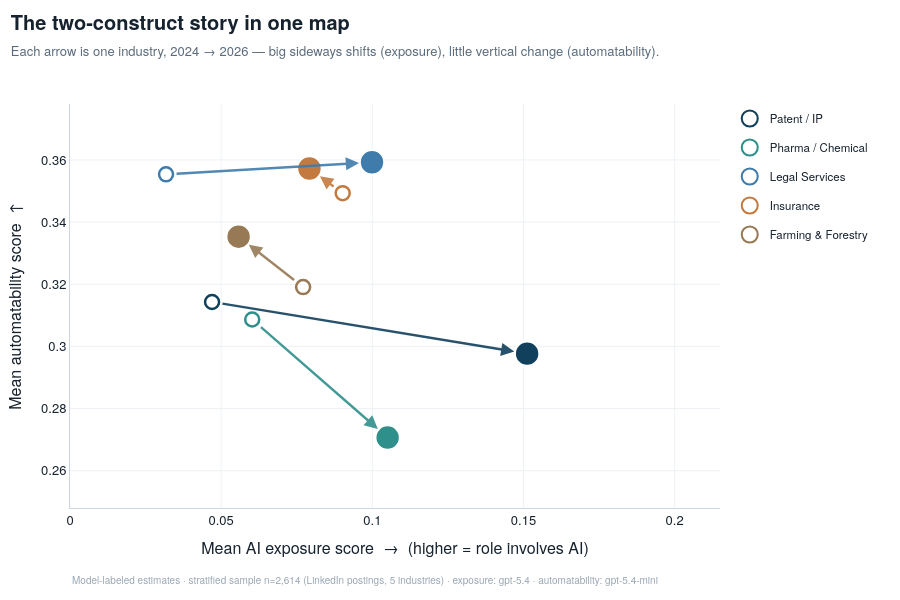

Write notebook code for a chart like this one.
### Markdown cell above
### B1 · Movement map (interactive)

### Code cell
fig=go.Figure()
for key in ORDER:
    x24,y24=piv_exp.loc[key,2024],piv_auto.loc[key,2024]
    x26,y26=piv_exp.loc[key,2026],piv_auto.loc[key,2026]
    c=IND_COLOR[key]
    fig.add_trace(go.Scatter(
        x=[x24,x26], y=[y24,y26], mode="markers", name=LABEL[key], legendgroup=key,
        marker=dict(size=[14,24], color=c, symbol=["circle-open","circle"],
                    line=dict(width=[2.5,1.6], color="white"), opacity=1),
        text=[LABEL[key],LABEL[key]], customdata=[[2024],[2026]],
        hovertemplate="<b>%{text}</b><br>Year %{customdata[0]}<br>"
                      "AI exposure: %{x:.3f}<br>Automatability: %{y:.3f}<extra></extra>"))
    fig.add_annotation(x=x26,y=y26, ax=x24,ay=y24, xref="x",yref="y",axref="x",ayref="y",
                       showarrow=True, arrowhead=2, arrowsize=1.1, arrowwidth=2.4,
                       arrowcolor=c, opacity=0.9, standoff=13, startstandoff=7)
# right-side legend + footer pushed down so neither collides with the other
base(fig,"The two-construct story in one map",
     "Each arrow is one industry, 2024 → 2026 — big sideways shifts (exposure), little vertical change (automatability).",
     h=600, t=104, b=92, r=180, foot_y=-0.20)
fig.update_xaxes(title="Mean AI exposure score  →  (higher = role involves AI)", range=[0,0.215])
fig.update_yaxes(title="Mean automatability score  ↑", range=[0.248,0.378])
fig.update_layout(legend=RIGHT_LEGEND)
export(fig,"fig09_movement_map.html")
fig

### Figure 1 — Plotly figure (JSON) as saved in the notebook; plotly's stock layout.template omitted (floating-point values rounded to 4 significant figures)
{"data": [{"customdata": [[2024], [2026]], "hovertemplate": "<b>%{text}</b><br>Year %{customdata[0]}<br>AI exposure: %{x:.3f}<br>Automatability: %{y:.3f}<extra></extra>", "legendgroup": "patent_ip", "marker": {"color": "#11405c", "line": {"color": "white", "width": [2.5, 1.6]}, "opacity": 1, "size": [14, 24], "symbol": ["circle-open", "circle"]}, "mode": "markers", "name": "Patent / IP", "text": ["Patent / IP", "Patent / IP"], "type": "scatter", "x": [0.04699, 0.1512], "y": [0.3143, 0.2977]}, {"customdata": [[2024], [2026]], "hovertemplate": "<b>%{text}</b><br>Year %{customdata[0]}<br>AI exposure: %{x:.3f}<br>Automatability: %{y:.3f}<extra></extra>", "legendgroup": "pharma_chem", "marker": {"color": "#2f8f8a", "line": {"color": "white", "width": [2.5, 1.6]}, "opacity": 1, "size": [14, 24], "symbol": ["circle-open", "circle"]}, "mode": "markers", "name": "Pharma / Chemical", "text": ["Pharma / Chemical", "Pharma / Chemical"], "type": "scatter", "x": [0.06027, 0.1051], "y": [0.3087, 0.2707]}, {"customdata": [[2024], [2026]], "hovertemplate": "<b>%{text}</b><br>Year %{customdata[0]}<br>AI exposure: %{x:.3f}<br>Automatability: %{y:.3f}<extra></extra>", "legendgroup": "legal_services", "marker": {"color": "#3f7cac", "line": {"color": "white", "width": [2.5, 1.6]}, "opacity": 1, "size": [14, 24], "symbol": ["circle-open", "circle"]}, "mode": "markers", "name": "Legal Services", "text": ["Legal Services", "Legal Services"], "type": "scatter", "x": [0.03177, 0.0999], "y": [0.3554, 0.3593]}, {"customdata": [[2024], [2026]], "hovertemplate": "<b>%{text}</b><br>Year %{customdata[0]}<br>AI exposure: %{x:.3f}<br>Automatability: %{y:.3f}<extra></extra>", "legendgroup": "insurance", "marker": {"color": "#c47a3f", "line": {"color": "white", "width": [2.5, 1.6]}, "opacity": 1, "size": [14, 24], "symbol": ["circle-open", "circle"]}, "mode": "markers", "name": "Insurance", "text": ["Insurance", "Insurance"], "type": "scatter", "x": [0.0902, 0.0792], "y": [0.3493, 0.3572]}, {"customdata": [[2024], [2026]], "hovertemplate": "<b>%{text}</b><br>Year %{customdata[0]}<br>AI exposure: %{x:.3f}<br>Automatability: %{y:.3f}<extra></extra>", "legendgroup": "farming_forestry", "marker": {"color": "#977a55", "line": {"color": "white", "width": [2.5, 1.6]}, "opacity": 1, "size": [14, 24], "symbol": ["circle-open", "circle"]}, "mode": "markers", "name": "Farming & Forestry", "text": ["Farming & Forestry", "Farming & Forestry"], "type": "scatter", "x": [0.07711, 0.05577], "y": [0.3191, 0.3353]}], "layout": {"annotations": [{"arrowcolor": "#11405c", "arrowhead": 2, "arrowsize": 1.1, "arrowwidth": 2.4, "ax": 0.04699, "axref": "x", "ay": 0.3143, "ayref": "y", "opacity": 0.9, "showarrow": true, "standoff": 13, "startstandoff": 7, "x": 0.1512, "xref": "x", "y": 0.2977, "yref": "y"}, {"arrowcolor": "#2f8f8a", "arrowhead": 2, "arrowsize": 1.1, "arrowwidth": 2.4, "ax": 0.06027, "axref": "x", "ay": 0.3087, "ayref": "y", "opacity": 0.9, "showarrow": true, "standoff": 13, "startstandoff": 7, "x": 0.1051, "xref": "x", "y": 0.2707, "yref": "y"}, {"arrowcolor": "#3f7cac", "arrowhead": 2, "arrowsize": 1.1, "arrowwidth": 2.4, "ax": 0.03177, "axref": "x", "ay": 0.3554, "ayref": "y", "opacity": 0.9, "showarrow": true, "standoff": 13, "startstandoff": 7, "x": 0.0999, "xref": "x", "y": 0.3593, "yref": "y"}, {"arrowcolor": "#c47a3f", "arrowhead": 2, "arrowsize": 1.1, "arrowwidth": 2.4, "ax": 0.0902, "axref": "x", "ay": 0.3493, "ayref": "y", "opacity": 0.9, "showarrow": true, "standoff": 13, "startstandoff": 7, "x": 0.0792, "xref": "x", "y": 0.3572, "yref": "y"}, {"arrowcolor": "#977a55", "arrowhead": 2, "arrowsize": 1.1, "arrowwidth": 2.4, "ax": 0.07711, "axref": "x", "ay": 0.3191, "ayref": "y", "opacity": 0.9, "showarrow": true, "standoff": 13, "startstandoff": 7, "x": 0.05577, "xref": "x", "y": 0.3353, "yref": "y"}, {"align": "left", "font": {"color": "#9aa7b4", "size": 10}, "showarrow": false, "text": "Model-labeled estimates · stratified sample n=2,614 (LinkedIn postings, 5 industries) · exposure: gpt-5.4 · automatability: gpt-5.4-mini", "x": 0.0, "xanchor": "left", "xref": "paper", "y": -0.2, "yref": "paper"}], "font": {"color": "#16222e", "family": "Helvetica Neue, Arial, sans-serif", "size": 13}, "height": 600, "hoverlabel": {"bgcolor": "white", "bordercolor": "#cdd6df", "font": {"color": "#000000", "family": "Helvetica Neue, Arial, sans-serif", "size": 12.5}}, "legend": {"bgcolor": "rgba(255,255,255,0)", "font": {"size": 11.5}, "orientation": "v", "x": 1.015, "xanchor": "left", "y": 1.0, "yanchor": "top"}, "margin": {"b": 92, "l": 70, "r": 180, "t": 104}, "paper_bgcolor": "white", "plot_bgcolor": "white", "title": {"font": {"size": 20}, "text": "<b>The two-construct story in one map</b><br><span style='font-size:13px;color:#5a6b7b'>Each arrow is one industry, 2024 → 2026 — big sideways shifts (exposure), little vertical change (automatability).</span>", "x": 0.012, "xanchor": "left", "y": 0.95}, "xaxis": {"gridcolor": "#eef2f6", "linecolor": "#cdd6df", "range": [0, 0.215], "showgrid": true, "title": {"text": "Mean AI exposure score  →  (higher = role involves AI)"}, "zeroline": false}, "yaxis": {"gridcolor": "#eef2f6", "linecolor": "#cdd6df", "range": [0.248, 0.378], "showgrid": true, "title": {"text": "Mean automatability score  ↑"}, "zeroline": false}}}
